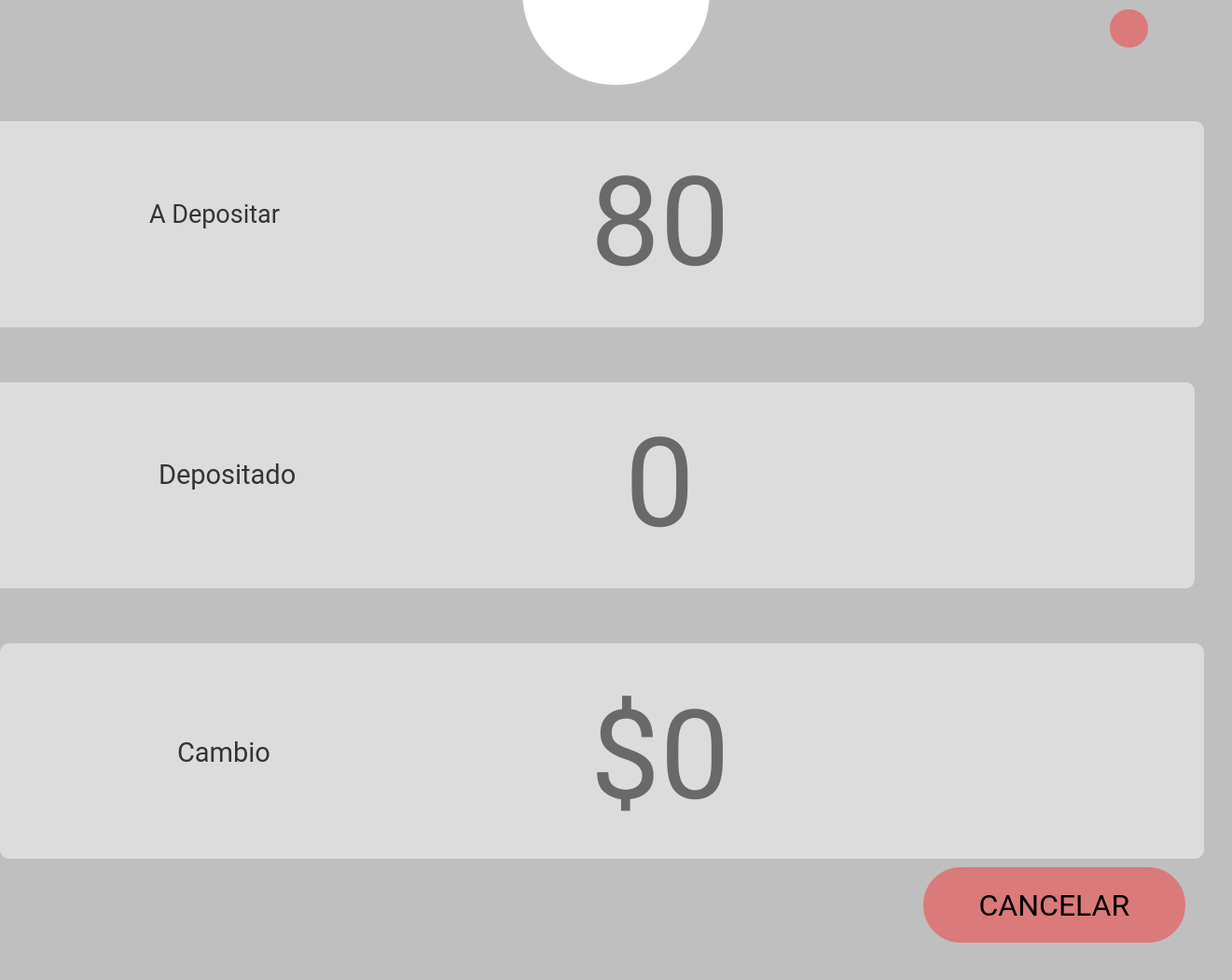
    <widget class="QGroupBox" name="groupBox_3">
     <property name="geometry">
      <rect>
       <x>370</x>
       <y>0</y>
       <width>1321</width>
       <height>1051</height>
      </rect>
     </property>
     <property name="styleSheet">
      <string notr="true">background-color:rgb(191, 191, 191)
;border-radius:10%;</string>
     </property>
     <property name="title">
      <string/>
     </property>
     <widget class="QGroupBox" name="gcobrar">
      <property name="geometry">
       <rect>
        <x>-10</x>
        <y>130</y>
        <width>1301</width>
        <height>221</height>
       </rect>
      </property>
      <property name="styleSheet">
       <string notr="true">background-color: rgb(128, 128, 128);
background-color:rgb(220, 220, 220);
border-radius:10%;</string>
      </property>
      <property name="title">
       <string/>
      </property>
      <widget class="QLabel" name="label_80">
       <property name="geometry">
        <rect>
         <x>-29</x>
         <y>-40</y>
         <width>251</width>
         <height>21</height>
        </rect>
       </property>
       <property name="font">
        <font>
         <family>Sans Serif</family>
         <pointsize>16</pointsize>
         <weight>75</weight>
         <italic>false</italic>
         <bold>true</bold>
        </font>
       </property>
       <property name="styleSheet">
        <string notr="true">background-color:transparent;
color:rgb(101, 179, 0)</string>
       </property>
       <property name="text">
        <string/>
       </property>
      </widget>
      <widget class="QWidget" name="layoutWidget_12">
       <property name="geometry">
        <rect>
         <x>410</x>
         <y>20</y>
         <width>541</width>
         <height>177</height>
        </rect>
       </property>
       <layout class="QGridLayout" name="gridLayout_10">
        <item row="0" column="7">
         <widget class="QLabel" name="label_10">
          <property name="text">
           <string/>
          </property>
         </widget>
        </item>
        <item row="0" column="1">
         <spacer name="horizontalSpacer_19">
          <property name="orientation">
           <enum>Qt::Horizontal</enum>
          </property>
          <property name="sizeHint" stdset="0">
           <size>
            <width>40</width>
            <height>20</height>
           </size>
          </property>
         </spacer>
        </item>
        <item row="0" column="5">
         <spacer name="horizontalSpacer_20">
          <property name="orientation">
           <enum>Qt::Horizontal</enum>
          </property>
          <property name="sizeHint" stdset="0">
           <size>
            <width>40</width>
            <height>20</height>
           </size>
          </property>
         </spacer>
        </item>
        <item row="0" column="3" colspan="2">
         <widget class="QLabel" name="lcobrar">
          <property name="sizePolicy">
           <sizepolicy hsizetype="MinimumExpanding" vsizetype="Preferred">
            <horstretch>0</horstretch>
            <verstretch>0</verstretch>
           </sizepolicy>
          </property>
          <property name="maximumSize">
           <size>
            <width>620</width>
            <height>16777212</height>
           </size>
          </property>
          <property name="font">
           <font>
            <family>Roboto</family>
            <pointsize>100</pointsize>
            <weight>50</weight>
            <italic>false</italic>
            <bold>false</bold>
           </font>
          </property>
          <property name="styleSheet">
           <string notr="true">background-color:rgb(220, 220,220);
color:rgb(105,105,105);
border-radius:40%</string>
          </property>
          <property name="lineWidth">
           <number>3</number>
          </property>
          <property name="text">
           <string>80</string>
          </property>
         </widget>
        </item>
        <item row="0" column="2">
         <widget class="QPushButton" name="bconfirmar_3">
          <property name="font">
           <font>
            <family>Roboto</family>
            <pointsize>24</pointsize>
            <weight>50</weight>
            <italic>false</italic>
            <bold>false</bold>
            <underline>false</underline>
           </font>
          </property>
          <property name="styleSheet">
           <string notr="true">background-color:transparent;
color:rgb(0, 0, 0);
border-radius:40%</string>
          </property>
          <property name="text">
           <string/>
          </property>
          <property name="icon">
           <iconset>
            <normaloff>iconos/dol.png</normaloff>iconos/dol.png</iconset>
          </property>
          <property name="iconSize">
           <size>
            <width>50</width>
            <height>50</height>
           </size>
          </property>
         </widget>
        </item>
       </layout>
      </widget>
      <widget class="QLabel" name="he_4">
       <property name="geometry">
        <rect>
         <x>170</x>
         <y>60</y>
         <width>241</width>
         <height>78</height>
        </rect>
       </property>
       <property name="font">
        <font>
         <family>Roboto</family>
         <pointsize>20</pointsize>
         <weight>50</weight>
         <italic>false</italic>
         <bold>false</bold>
        </font>
       </property>
       <property name="styleSheet">
        <string notr="true">background-color:transparent;
color:rgb(52, 52, 52)
</string>
       </property>
       <property name="text">
        <string>A Depositar</string>
       </property>
      </widget>
     </widget>
     <widget class="QGroupBox" name="gdepositar">
      <property name="geometry">
       <rect>
        <x>-20</x>
        <y>410</y>
        <width>1301</width>
        <height>221</height>
       </rect>
      </property>
      <property name="styleSheet">
       <string notr="true">background-color: rgb(128, 128, 128);
background-color:rgb(220, 220, 220);
border-radius:10%;</string>
      </property>
      <property name="title">
       <string/>
      </property>
      <widget class="QLabel" name="label_82">
       <property name="geometry">
        <rect>
         <x>-29</x>
         <y>-40</y>
         <width>251</width>
         <height>21</height>
        </rect>
       </property>
       <property name="font">
        <font>
         <family>Sans Serif</family>
         <pointsize>16</pointsize>
         <weight>75</weight>
         <italic>false</italic>
         <bold>true</bold>
        </font>
       </property>
       <property name="styleSheet">
        <string notr="true">background-color:transparent;
color:rgb(101, 179, 0)</string>
       </property>
       <property name="text">
        <string/>
       </property>
      </widget>
      <widget class="QWidget" name="layoutWidget_13">
       <property name="geometry">
        <rect>
         <x>420</x>
         <y>20</y>
         <width>541</width>
         <height>177</height>
        </rect>
       </property>
       <layout class="QGridLayout" name="gridLayout_14">
        <item row="0" column="5">
         <spacer name="horizontalSpacer_32">
          <property name="orientation">
           <enum>Qt::Horizontal</enum>
          </property>
          <property name="sizeHint" stdset="0">
           <size>
            <width>40</width>
            <height>20</height>
           </size>
          </property>
         </spacer>
        </item>
        <item row="0" column="0">
         <spacer name="horizontalSpacer_31">
          <property name="orientation">
           <enum>Qt::Horizontal</enum>
          </property>
          <property name="sizeHint" stdset="0">
           <size>
            <width>40</width>
            <height>20</height>
           </size>
          </property>
         </spacer>
        </item>
        <item row="0" column="6">
         <widget class="QLabel" name="label_11">
          <property name="text">
           <string/>
          </property>
         </widget>
        </item>
        <item row="0" column="2" colspan="3">
         <widget class="QLabel" name="ldepositar">
          <property name="sizePolicy">
           <sizepolicy hsizetype="MinimumExpanding" vsizetype="Preferred">
            <horstretch>0</horstretch>
            <verstretch>0</verstretch>
           </sizepolicy>
          </property>
          <property name="maximumSize">
           <size>
            <width>620</width>
            <height>16777212</height>
           </size>
          </property>
          <property name="font">
           <font>
            <family>Roboto</family>
            <pointsize>100</pointsize>
            <weight>50</weight>
            <italic>false</italic>
            <bold>false</bold>
           </font>
          </property>
          <property name="styleSheet">
           <string notr="true">background-color:rgb(220, 220,220);
color:rgb(105,105,105);
border-radius:40%</string>
          </property>
          <property name="lineWidth">
           <number>3</number>
          </property>
          <property name="text">
           <string>0</string>
          </property>
         </widget>
        </item>
        <item row="0" column="1">
         <widget class="QPushButton" name="bconfirmar_4">
          <property name="font">
           <font>
            <family>Roboto</family>
            <pointsize>24</pointsize>
            <weight>50</weight>
            <italic>false</italic>
            <bold>false</bold>
            <underline>false</underline>
           </font>
          </property>
          <property name="styleSheet">
           <string notr="true">background-color:transparent;
color:rgb(0, 0, 0);
border-radius:40%</string>
          </property>
          <property name="text">
           <string/>
          </property>
          <property name="icon">
           <iconset>
            <normaloff>iconos/dol.png</normaloff>iconos/dol.png</iconset>
          </property>
          <property name="iconSize">
           <size>
            <width>50</width>
            <height>50</height>
           </size>
          </property>
         </widget>
        </item>
       </layout>
      </widget>
      <widget class="QLabel" name="he_6">
       <property name="geometry">
        <rect>
         <x>190</x>
         <y>80</y>
         <width>147</width>
         <height>38</height>
        </rect>
       </property>
       <property name="font">
        <font>
         <family>Roboto</family>
         <pointsize>22</pointsize>
         <weight>50</weight>
         <italic>false</italic>
         <bold>false</bold>
        </font>
       </property>
       <property name="styleSheet">
        <string notr="true">background-color:transparent;
color:rgb(52, 52, 52)
</string>
       </property>
       <property name="text">
        <string>Depositado</string>
       </property>
      </widget>
     </widget>
     <widget class="QLabel" name="label_154">
      <property name="geometry">
       <rect>
        <x>560</x>
        <y>-120</y>
        <width>201</width>
        <height>211</height>
       </rect>
      </property>
      <property name="font">
       <font>
        <family>Sans Serif</family>
        <pointsize>8</pointsize>
        <weight>75</weight>
        <bold>true</bold>
       </font>
      </property>
      <property name="styleSheet">
       <string notr="true">background-color: rgb(255, 255, 255);
border-radius:100%;</string>
      </property>
      <property name="lineWidth">
       <number>3</number>
      </property>
      <property name="text">
       <string/>
      </property>
      <property name="textFormat">
       <enum>Qt::PlainText</enum>
      </property>
      <property name="scaledContents">
       <bool>true</bool>
      </property>
     </widget>
     <widget class="QLabel" name="label_95">
      <property name="geometry">
       <rect>
        <x>610</x>
        <y>0</y>
        <width>101</width>
        <height>71</height>
       </rect>
      </property>
      <property name="font">
       <font>
        <family>Sans Serif</family>
        <pointsize>8</pointsize>
        <weight>75</weight>
        <bold>true</bold>
       </font>
      </property>
      <property name="styleSheet">
       <string notr="true">background-color:transparent;
color:white</string>
      </property>
      <property name="frameShape">
       <enum>QFrame::NoFrame</enum>
      </property>
      <property name="frameShadow">
       <enum>QFrame::Sunken</enum>
      </property>
      <property name="lineWidth">
       <number>3</number>
      </property>
      <property name="text">
       <string/>
      </property>
      <property name="textFormat">
       <enum>Qt::PlainText</enum>
      </property>
      <property name="pixmap">
       <pixmap>iconos/logoPTIP.jpg</pixmap>
      </property>
      <property name="scaledContents">
       <bool>true</bool>
      </property>
     </widget>
     <widget class="QPushButton" name="bayudaCliente">
      <property name="geometry">
       <rect>
        <x>1190</x>
        <y>10</y>
        <width>41</width>
        <height>41</height>
       </rect>
      </property>
      <property name="font">
       <font>
        <family>Roboto</family>
        <pointsize>24</pointsize>
        <weight>50</weight>
        <italic>false</italic>
        <bold>false</bold>
        <underline>false</underline>
       </font>
      </property>
      <property name="toolTip">
       <string>Ayuda</string>
      </property>
      <property name="toolTipDuration">
       <number>3</number>
      </property>
      <property name="whatsThis">
       <string extracomment="help"/>
      </property>
      <property name="styleSheet">
       <string notr="true">background-color:rgb(219, 122, 122);
color:rgb(0, 0, 0);
border-radius:20%</string>
      </property>
      <property name="text">
       <string/>
      </property>
      <property name="icon">
       <iconset>
        <normaloff>iconos/help-round-button.png</normaloff>iconos/help-round-button.png</iconset>
      </property>
      <property name="iconSize">
       <size>
        <width>40</width>
        <height>40</height>
       </size>
      </property>
     </widget>
     <widget class="QPushButton" name="bcancelarPago">
      <property name="geometry">
       <rect>
        <x>990</x>
        <y>930</y>
        <width>281</width>
        <height>81</height>
       </rect>
      </property>
      <property name="font">
       <font>
        <family>Roboto</family>
        <pointsize>24</pointsize>
        <weight>50</weight>
        <italic>false</italic>
        <bold>false</bold>
        <underline>false</underline>
       </font>
      </property>
      <property name="styleSheet">
       <string notr="true">background-color:rgb(219, 122, 122);
color:rgb(0, 0, 0);
border-radius:40%</string>
      </property>
      <property name="text">
       <string>CANCELAR</string>
      </property>
      <property name="icon">
       <iconset>
        <normaloff>iconos/cancel.png</normaloff>iconos/cancel.png</iconset>
      </property>
      <property name="iconSize">
       <size>
        <width>40</width>
        <height>40</height>
       </size>
      </property>
     </widget>
     <widget class="QGroupBox" name="gcambio">
      <property name="geometry">
       <rect>
        <x>0</x>
        <y>690</y>
        <width>1291</width>
        <height>231</height>
       </rect>
      </property>
      <property name="styleSheet">
       <string notr="true">background-color: rgb(128, 128, 128);
background-color:rgb(220, 220, 220);
border-radius:10%;</string>
      </property>
      <property name="title">
       <string/>
      </property>
      <widget class="QLabel" name="label_96">
       <property name="geometry">
        <rect>
         <x>-29</x>
         <y>-40</y>
         <width>251</width>
         <height>21</height>
        </rect>
       </property>
       <property name="font">
        <font>
         <family>Sans Serif</family>
         <pointsize>16</pointsize>
         <weight>75</weight>
         <italic>false</italic>
         <bold>true</bold>
        </font>
       </property>
       <property name="styleSheet">
        <string notr="true">background-color:transparent;
color:rgb(101, 179, 0)</string>
       </property>
       <property name="text">
        <string/>
       </property>
      </widget>
      <widget class="QWidget" name="layoutWidget_14">
       <property name="geometry">
        <rect>
         <x>400</x>
         <y>30</y>
         <width>541</width>
         <height>181</height>
        </rect>
       </property>
       <layout class="QGridLayout" name="gridLayout_15">
        <item row="0" column="4">
         <spacer name="horizontalSpacer_40">
          <property name="orientation">
           <enum>Qt::Horizontal</enum>
          </property>
          <property name="sizeHint" stdset="0">
           <size>
            <width>40</width>
            <height>20</height>
           </size>
          </property>
         </spacer>
        </item>
        <item row="0" column="0">
         <spacer name="horizontalSpacer_39">
          <property name="orientation">
           <enum>Qt::Horizontal</enum>
          </property>
          <property name="sizeHint" stdset="0">
           <size>
            <width>40</width>
            <height>20</height>
           </size>
          </property>
         </spacer>
        </item>
        <item row="0" column="5">
         <widget class="QLabel" name="label_13">
          <property name="text">
           <string/>
          </property>
         </widget>
        </item>
        <item row="0" column="2" colspan="2">
         <widget class="QLabel" name="lcambio">
          <property name="sizePolicy">
           <sizepolicy hsizetype="MinimumExpanding" vsizetype="Preferred">
            <horstretch>0</horstretch>
            <verstretch>0</verstretch>
           </sizepolicy>
          </property>
          <property name="maximumSize">
           <size>
            <width>620</width>
            <height>16777212</height>
           </size>
          </property>
          <property name="font">
           <font>
            <family>Roboto</family>
            <pointsize>100</pointsize>
            <weight>50</weight>
            <italic>false</italic>
            <bold>false</bold>
           </font>
          </property>
          <property name="styleSheet">
           <string notr="true">background-color:rgb(220, 220,220);
color:rgb(105,105,105);
border-radius:40%</string>
          </property>
          <property name="lineWidth">
           <number>3</number>
          </property>
          <property name="text">
           <string>$0</string>
          </property>
         </widget>
        </item>
        <item row="0" column="1">
         <widget class="QPushButton" name="bconfirmar_5">
          <property name="font">
           <font>
            <family>Roboto</family>
            <pointsize>24</pointsize>
            <weight>50</weight>
            <italic>false</italic>
            <bold>false</bold>
            <underline>false</underline>
           </font>
          </property>
          <property name="styleSheet">
           <string notr="true">background-color:transparent;
color:rgb(0, 0, 0);
border-radius:40%</string>
          </property>
          <property name="text">
           <string/>
          </property>
          <property name="icon">
           <iconset>
            <normaloff>iconos/dol.png</normaloff>iconos/dol.png</iconset>
          </property>
          <property name="iconSize">
           <size>
            <width>50</width>
            <height>50</height>
           </size>
          </property>
         </widget>
        </item>
       </layout>
      </widget>
      <widget class="QLabel" name="aviso1">
       <property name="geometry">
        <rect>
         <x>960</x>
         <y>100</y>
         <width>321</width>
         <height>41</height>
        </rect>
       </property>
       <property name="font">
        <font>
         <family>Roboto Condensed</family>
         <pointsize>18</pointsize>
         <weight>50</weight>
         <italic>false</italic>
         <bold>false</bold>
        </font>
       </property>
       <property name="styleSheet">
        <string notr="true">background-color:transparent;
color:white</string>
       </property>
       <property name="text">
        <string/>
       </property>
      </widget>
      <widget class="QLabel" name="he_8">
       <property name="geometry">
        <rect>
         <x>190</x>
         <y>70</y>
         <width>99</width>
         <height>94</height>
        </rect>
       </property>
       <property name="font">
        <font>
         <family>Roboto</family>
         <pointsize>22</pointsize>
         <weight>50</weight>
         <italic>false</italic>
         <bold>false</bold>
        </font>
       </property>
       <property name="styleSheet">
        <string notr="true">background-color:transparent;
color:rgb(52, 52, 52)
</string>
       </property>
       <property name="text">
        <string>Cambio</string>
       </property>
      </widget>
     </widget>
     <widget class="QLabel" name="aviso2">
      <property name="geometry">
       <rect>
        <x>480</x>
        <y>940</y>
        <width>351</width>
        <height>71</height>
       </rect>
      </property>
      <property name="font">
       <font>
        <pointsize>16</pointsize>
       </font>
      </property>
      <property name="styleSheet">
       <string notr="true">background-color:transparent;
color:rgb(219, 122, 122);
</string>
      </property>
      <property name="text">
       <string/>
      </property>
     </widget>
    </widget>
